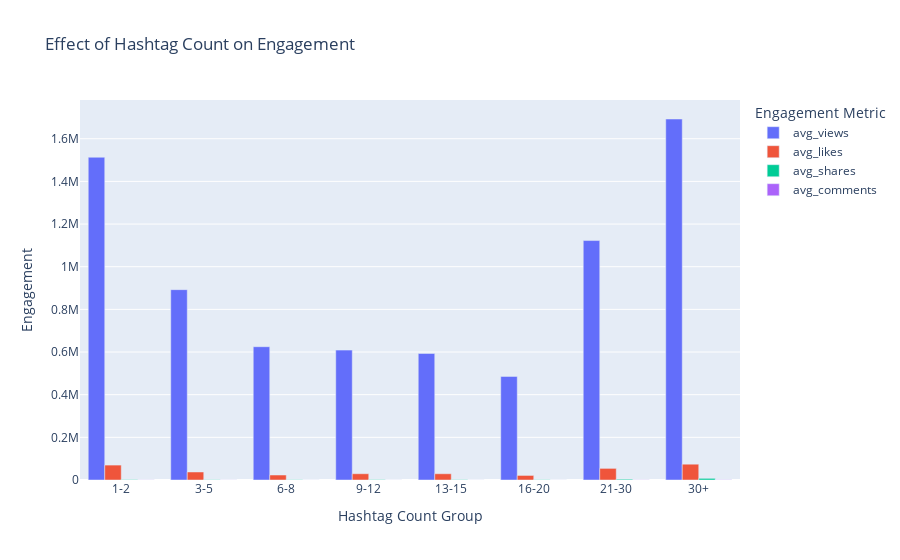

Source (notebook cell):
### Code cell
fig_hashtag_count = plot_hashtag_count_effect(hashtag_count_data)
fig_hashtag_count.show()

### Figure 1 — Plotly figure (JSON) as saved in the notebook; plotly's stock layout.template omitted (floating-point values rounded to 4 significant figures)
{"data": [{"alignmentgroup": "True", "hovertemplate": "Engagement Metric=avg_views<br>Number of Hashtags=%{x}<br>Average Value=%{y}<extra></extra>", "legendgroup": "avg_views", "marker": {"color": "#636efa", "pattern": {"shape": ""}}, "name": "avg_views", "offsetgroup": "avg_views", "orientation": "v", "showlegend": true, "textposition": "auto", "type": "bar", "x": ["1-2", "3-5", "6-8", "9-12", "13-15", "16-20", "21-30", "30+"], "xaxis": "x", "y": [1513000.0, 892400.0, 624900.0, 608900.0, 593100.0, 485700.0, 1123000.0, 1693000.0], "yaxis": "y"}, {"alignmentgroup": "True", "hovertemplate": "Engagement Metric=avg_likes<br>Number of Hashtags=%{x}<br>Average Value=%{y}<extra></extra>", "legendgroup": "avg_likes", "marker": {"color": "#EF553B", "pattern": {"shape": ""}}, "name": "avg_likes", "offsetgroup": "avg_likes", "orientation": "v", "showlegend": true, "textposition": "auto", "type": "bar", "x": ["1-2", "3-5", "6-8", "9-12", "13-15", "16-20", "21-30", "30+"], "xaxis": "x", "y": [69970.0, 37540.0, 23350.0, 29390.0, 29290.0, 21360.0, 54480.0, 74070.0], "yaxis": "y"}, {"alignmentgroup": "True", "hovertemplate": "Engagement Metric=avg_shares<br>Number of Hashtags=%{x}<br>Average Value=%{y}<extra></extra>", "legendgroup": "avg_shares", "marker": {"color": "#00cc96", "pattern": {"shape": ""}}, "name": "avg_shares", "offsetgroup": "avg_shares", "orientation": "v", "showlegend": true, "textposition": "auto", "type": "bar", "x": ["1-2", "3-5", "6-8", "9-12", "13-15", "16-20", "21-30", "30+"], "xaxis": "x", "y": [1703.0, 1203.0, 1205.0, 1694.0, 1453.0, 1308.0, 3605.0, 7690.0], "yaxis": "y"}, {"alignmentgroup": "True", "hovertemplate": "Engagement Metric=avg_comments<br>Number of Hashtags=%{x}<br>Average Value=%{y}<extra></extra>", "legendgroup": "avg_comments", "marker": {"color": "#ab63fa", "pattern": {"shape": ""}}, "name": "avg_comments", "offsetgroup": "avg_comments", "orientation": "v", "showlegend": true, "textposition": "auto", "type": "bar", "x": ["1-2", "3-5", "6-8", "9-12", "13-15", "16-20", "21-30", "30+"], "xaxis": "x", "y": [608.5, 323.9, 229.4, 242.0, 208.5, 165.5, 660.3, 1050.0], "yaxis": "y"}], "layout": {"barmode": "group", "legend": {"title": {"text": "Engagement Metric"}, "tracegroupgap": 0}, "title": {"text": "Effect of Hashtag Count on Engagement"}, "xaxis": {"anchor": "y", "domain": [0, 1], "title": {"text": "Hashtag Count Group"}, "type": "category"}, "yaxis": {"anchor": "x", "domain": [0, 1], "title": {"text": "Engagement"}}}}
